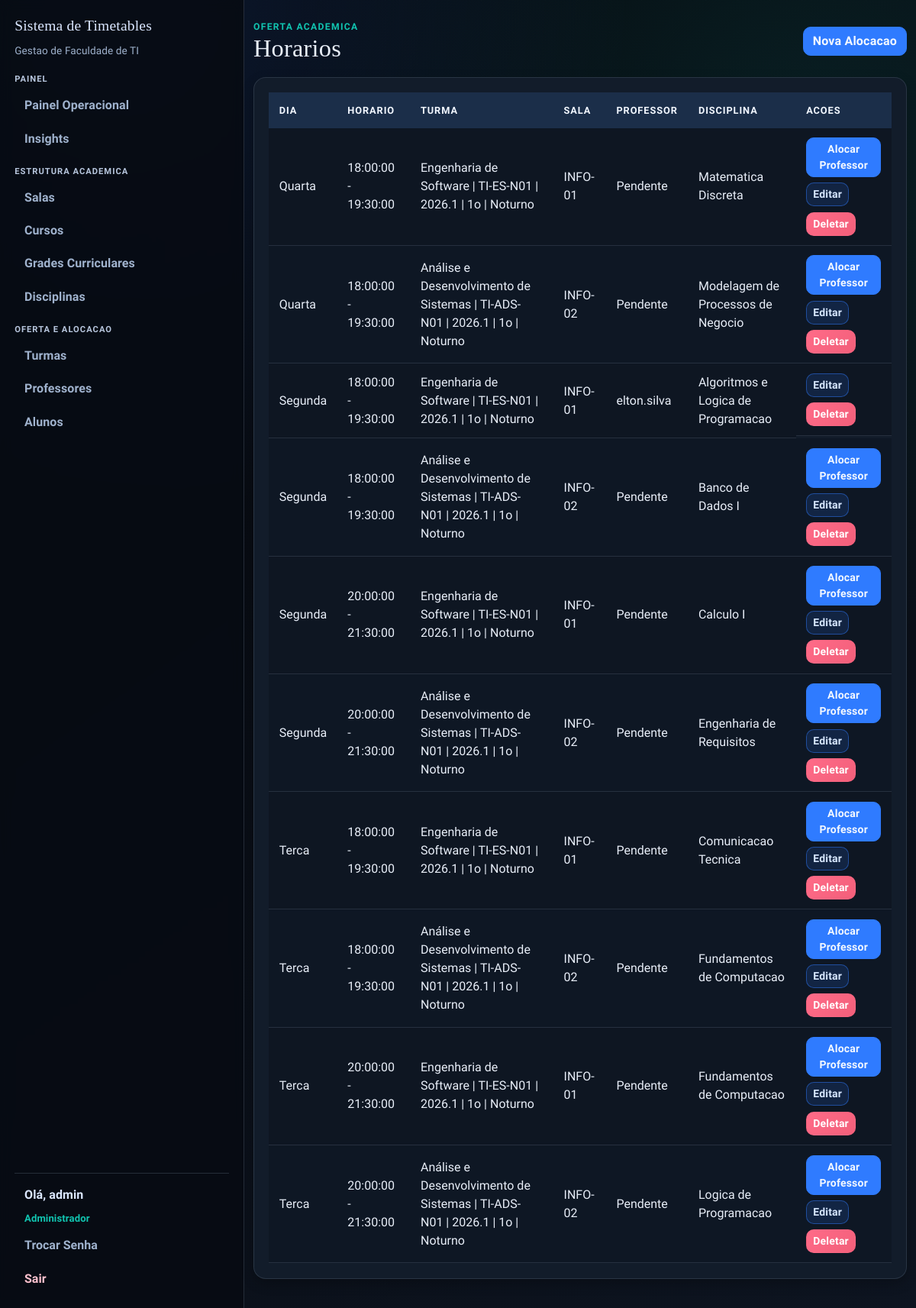
The app's page /horarios (signed in) with its own data.
### app/models.py (models this page shows, shortened)
class User(UserMixin, db.Model):
    id = db.Column(db.Integer, primary_key=True)
    username = db.Column(db.String(64), unique=True, nullable=False)
    email = db.Column(db.String(120), unique=True, nullable=False)
    password_hash = db.Column(db.String(128))
    role = db.Column(db.String(20), default='professor')  # 'admin' or 'professor'
    disciplinas_aptas = db.relationship(
        "Disciplina",
        secondary=professor_disciplina,
        lazy="select",
        backref=db.backref("professores_aptos", lazy="select"),
    )
    def is_admin(self):
        return self.role == 'admin'

class Timetable(db.Model):
    id = db.Column(db.Integer, primary_key=True)
    dia = db.Column(db.String(20), nullable=False)  # e.g., 'Segunda', 'Terça'
    hora_inicio = db.Column(db.Time, nullable=False)
    hora_fim = db.Column(db.Time, nullable=False)
    sala_id = db.Column(db.Integer, db.ForeignKey('sala.id'), nullable=False)
    professor_id = db.Column(db.Integer, db.ForeignKey('user.id'), nullable=True)
    disciplina_id = db.Column(db.Integer, db.ForeignKey('disciplina.id'), nullable=False)
    turma_id = db.Column(db.Integer, db.ForeignKey("turma.id"), nullable=False)
    sala = db.relationship('Sala', backref='timetables')
    professor = db.relationship('User', backref='timetables')
    disciplina = db.relationship('Disciplina', backref='timetables')
    turma = db.relationship('Turma', backref='timetables')
    __table_args__ = (
        db.UniqueConstraint('dia', 'hora_inicio', 'hora_fim', 'sala_id', name='unique_dia_horario_sala'),
        db.UniqueConstraint('dia', 'hora_inicio', 'hora_fim', 'professor_id', name='unique_dia_horario_professor'),
        db.UniqueConstraint('dia', 'hora_inicio', 'hora_fim', 'turma_id', name='unique_dia_horario_turma'),
    )

class Curso(db.Model):
    id = db.Column(db.Integer, primary_key=True)
    nome = db.Column(db.String(120), nullable=False, unique=True)
    codigo = db.Column(db.String(20), nullable=False, unique=True)
    quantidade_periodos = db.Column(db.Integer, nullable=False, default=8)
    ativo = db.Column(db.Boolean, nullable=False, default=True)

class Turma(db.Model):
    id = db.Column(db.Integer, primary_key=True)
    curso_id = db.Column(db.Integer, db.ForeignKey("curso.id"), nullable=False)
    codigo = db.Column(db.String(30), nullable=False)
    semestre_letivo = db.Column(db.String(20), nullable=False)
    periodo = db.Column(db.Integer, nullable=False)
    turno = db.Column(db.String(20), nullable=False, default="noturno")
    quantidade_alunos = db.Column(db.Integer, nullable=True)
    ativa = db.Column(db.Boolean, nullable=False, default=True)
    curso = db.relationship("Curso", backref=db.backref("turmas", lazy="select"))
    __table_args__ = (
        db.UniqueConstraint("curso_id", "codigo", "semestre_letivo", name="unique_turma_codigo_semestre"),
    )

class Sala(db.Model):
    id = db.Column(db.Integer, primary_key=True)
    nome = db.Column(db.String(100), nullable=False)
    capacidade = db.Column(db.Integer, nullable=False)

class Disciplina(db.Model):
    id = db.Column(db.Integer, primary_key=True)
    nome = db.Column(db.String(100), nullable=False)
    codigo = db.Column(db.String(20), unique=True, nullable=False)

### app/routes/admin.py (the view)
@bp.route("/horarios")
@login_required
@admin_required
def horarios():
    timetables = (
        Timetable.query.options(
            joinedload(Timetable.sala),
            joinedload(Timetable.professor),
            joinedload(Timetable.disciplina),
            joinedload(Timetable.turma).joinedload(Turma.curso),
        )
        .order_by(Timetable.dia.asc(), Timetable.hora_inicio.asc())
        .all()
    )
    delete_form = DeleteForm()
    return render_template("horarios.html", timetables=timetables, delete_form=delete_form)

### app/models.py (called while the page is built)
@login_manager.user_loader
def load_user(user_id):
    return db.session.get(User, int(user_id))

### app/routes/helpers.py (called while the page is built)
def admin_required_redirect():
    if getattr(current_user, "is_authenticated", False) and current_user.is_admin():
        return None
    flash("Acesso restrito ao administrador.", "danger")
    return redirect(url_for("main.index"))

def admin_required(view_func):
    @wraps(view_func)
    def wrapper(*args, **kwargs):
        guard = admin_required_redirect()
        if guard:
            return guard
        return view_func(*args, **kwargs)
    return wrapper

### templates/horarios.html (shortened to what this page needs)
{% extends "base.html" %}
{% block content %}
<section class="stagger-in">
  <div class="page-head">
    <div>
      <p class="eyebrow">Oferta Academica</p>
      <h1>Horarios</h1>
    </div>
    <a href="{{ url_for('main.new_timetable') }}" class="btn btn-primary">Nova Alocacao</a>
  </div>
  <div class="surface table-shell">
    <div class="table-responsive">
      <table class="table">
        <thead>
          <tr>
            <th>Dia</th>
            <th>Horario</th>
            <th>Turma</th>
            <th>Sala</th>
            <th>Professor</th>
            <th>Disciplina</th>
            <th>Acoes</th>
          </tr>
        </thead>
        <tbody>
          {% for t in timetables %}
          <tr>
            <td>{{ t.dia }}</td>
            <td>{{ t.hora_inicio }} - {{ t.hora_fim }}</td>
            <td>
              {% if t.turma %}
              {{ t.turma.curso.nome if t.turma.curso else 'Curso' }} | {{ t.turma.codigo }} | {{ t.turma.semestre_letivo }} | {{ t.turma.periodo }}o | {{ t.turma.turno|title }}
              {% else %}
              <span class="text-muted">Sem turma</span>
              {% endif %}
            </td>
            <td>{{ t.sala.nome if t.sala else 'Sala removida' }}</td>
            <td>{{ t.professor.username if t.professor else 'Pendente' }}</td>
            <td>{{ t.disciplina.nome if t.disciplina else 'Disciplina removida' }}</td>
            <td class="actions-cell">
              {% if not t.professor %}
              <a href="{{ url_for('main.alocar_professor_timetable', id=t.id) }}" class="btn btn-sm btn-primary">Alocar Professor</a>
              {% endif %}
              <a href="{{ url_for('main.edit_timetable', id=t.id) }}" class="btn btn-sm btn-edit">Editar</a>
              <form
                method="POST"
                action="{{ url_for('main.delete_timetable', id=t.id) }}"
                class="d-inline"
                onsubmit="return confirm('Tem certeza?');"
              >
                <button type="submit" class="btn btn-sm btn-danger">Deletar</button>
              </form>
            </td>
          </tr>
          {% endfor %}
        </tbody>
      </table>
    </div>
  </div>
</section>
{% endblock %}

### templates/base.html (shortened to what this page needs)
<!doctype html>
<html lang="pt-br">
  <head>
    <link
      href="https://cdn.jsdelivr.net/npm/bootstrap@5.1.3/dist/css/bootstrap.min.css"
      rel="stylesheet"
    />
    <link rel="stylesheet" href="{{ url_for('static', filename='css/styles.css') }}" />
  </head>
  <body>
    {% if current_user.is_authenticated %}
    {% set current_endpoint = request.endpoint or '' %}
    <div class="app-shell">
      <aside class="app-sidebar">
        <a class="app-brand" href="{{ url_for('main.index') }}">Sistema de Timetables</a>
        <p class="sidebar-subtitle">Gestao de Faculdade de TI</p>
        <nav class="sidebar-nav">
          <ul class="nav flex-column gap-3">
            {% if current_user.is_admin() %}
            <li class="nav-group">
              <p class="sidebar-group-title">Painel</p>
              <a class="sidebar-link {{ 'is-active' if current_endpoint == 'main.admin_dashboard' else '' }}" href="{{ url_for('main.admin_dashboard') }}">Painel Operacional</a>
              <a class="sidebar-link {{ 'is-active' if current_endpoint == 'main.admin_insights' else '' }}" href="{{ url_for('main.admin_insights') }}">Insights</a>
            </li>
            <li class="nav-group">
              <p class="sidebar-group-title">Estrutura Academica</p>
              <a class="sidebar-link {{ 'is-active' if current_endpoint in ['main.salas', 'main.new_sala', 'main.edit_sala'] else '' }}" href="{{ url_for('main.salas') }}">Salas</a>
              <a class="sidebar-link {{ 'is-active' if current_endpoint in ['main.cursos', 'main.new_curso', 'main.edit_curso'] else '' }}" href="{{ url_for('main.cursos') }}">Cursos</a>
              <a class="sidebar-link {{ 'is-active' if current_endpoint in ['main.grades', 'main.new_grade', 'main.edit_grade', 'main.grade_items', 'main.new_grade_item', 'main.edit_grade_item'] else '' }}" href="{{ url_for('main.grades') }}">Grades Curriculares</a>
              <a class="sidebar-link {{ 'is-active' if current_endpoint in ['main.disciplinas', 'main.new_disciplina', 'main.edit_disciplina'] else '' }}" href="{{ url_for('main.disciplinas') }}">Disciplinas</a>
            </li>
            <li class="nav-group">
              <p class="sidebar-group-title">Oferta e Alocacao</p>
              <a class="sidebar-link {{ 'is-active' if current_endpoint in ['main.turmas', 'main.new_turma', 'main.edit_turma', 'main.turma_quadro', 'main.turma_alunos', 'main.delete_turma_matricula', 'main.alocar_professor_timetable', 'main.alocar_professores_turma_lote'] else '' }}" href="{{ url_for('main.turmas') }}">Turmas</a>
              <a class="sidebar-link {{ 'is-active' if current_endpoint in ['main.professores', 'main.new_professor', 'main.edit_professor'] else '' }}" href="{{ url_for('main.professores') }}">Professores</a>
              <a class="sidebar-link {{ 'is-active' if current_endpoint in ['main.alunos', 'main.new_aluno', 'main.edit_aluno'] else '' }}" href="{{ url_for('main.alunos') }}">Alunos</a>
            </li>
            {% else %}
            <li class="nav-group">
              <p class="sidebar-group-title">Professor</p>
              <a class="sidebar-link {{ 'is-active' if current_endpoint == 'main.professor_dashboard' else '' }}" href="{{ url_for('main.professor_dashboard') }}">Minhas Turmas</a>
            </li>
            {% endif %}
          </ul>
        </nav>
        <div class="sidebar-user">
          <span class="sidebar-greeting">Ol&aacute;, {{ current_user.username }}</span>
          <span class="sidebar-role">{{ 'Administrador' if current_user.is_admin() else 'Professor' }}</span>
          <a class="sidebar-link {{ 'is-active' if current_endpoint == 'main.change_password' else '' }}" href="{{ url_for('main.change_password') }}">Trocar Senha</a>
          <a class="sidebar-link sidebar-link-logout" href="{{ url_for('main.logout') }}">Sair</a>
        </div>
      </aside>
      <main class="app-content">
        <div class="container app-main">
    {% endif %}
      {% block content %}{% endblock %}
    {% if current_user.is_authenticated %}
        </div>
      </main>
    </div>
    {% else %}
    </main>
    {% endif %}
  </body>
</html>

### static/css/styles.css (style rules this page uses)
:root { --bg-1: #05070b; --bg-2: #0d1420; --surface: #121c2a; --surface-soft: #192636; --ink-1: #e8eef8; --ink-2: #9fb2cd; --line: #273954; --brand: #2f7bff; --brand-strong: #1f5fd0; --accent: #11c5b1; --accent-strong: #0d9788; --ok: #22c55e; --danger: #f25f7a; --warning: #f4b642; --radius-lg: 16px; --radius-md: 10px; --shadow-soft: 0 10px 26px rgba(0, 0, 0, 0.3); --shadow-subtle: 0 6px 16px rgba(0, 0, 0, 0.24); }
* { box-sizing: border-box; }
body { margin: 0; min-height: 100vh; font-family: "Source Sans 3", "Trebuchet MS", sans-serif; color: var(--ink-1); background: radial-gradient(circle at 12% 0%, rgba(47, 123, 255, 0.14), transparent 34%), radial-gradient(circle at 88% 10%, rgba(17, 197, 177, 0.1), transparent 36%), linear-gradient(145deg, var(--bg-1) 0%, var(--bg-2) 100%); }
body::before { content: ""; position: fixed; inset: 0; pointer-events: none; background-image: linear-gradient(rgba(255, 255, 255, 0.02) 1px, transparent 1px), linear-gradient(90deg, rgba(255, 255, 255, 0.02) 1px, transparent 1px); background-size: 42px 42px; opacity: 0.36; z-index: -1; }
h1, h2, h3, h4, h5, h6, .app-brand { font-family: "Bree Serif", Georgia, serif; letter-spacing: 0.2px; }
h1 { margin: 0; font-size: clamp(1.8rem, 2.7vw, 2.4rem); color: var(--ink-1); }
p, label, span, li, input, select, button { letter-spacing: 0.1px; }
.app-shell { display: flex; min-height: 100vh; }
.app-sidebar { width: min(320px, 92vw); display: flex; flex-direction: column; gap: 1rem; padding: 1.2rem; border-right: 1px solid rgba(159, 178, 205, 0.2); background: rgba(7, 12, 19, 0.9); backdrop-filter: blur(8px); }
.app-brand { display: inline-flex; align-items: center; color: #dbe7ff; font-size: 1.22rem; text-decoration: none; }
.sidebar-subtitle { margin: -0.5rem 0 0.2rem; color: var(--ink-2); font-size: 0.85rem; }
.sidebar-nav { flex: 1; overflow-y: auto; padding-right: 0.2rem; }
.nav-group { display: grid; gap: 0.3rem; }
.sidebar-group-title { margin: 0 0 0.1rem; color: #d5e5ff; text-transform: uppercase; letter-spacing: 1px; font-size: 0.7rem; font-weight: 800; opacity: 0.86; }
.sidebar-link { display: block; width: 100%; color: var(--ink-2); font-weight: 700; text-decoration: none; border-radius: 999px; padding: 0.45rem 0.8rem; transition: background 0.2s ease, color 0.2s ease; }
.sidebar-user { display: grid; gap: 0.35rem; padding-top: 0.8rem; border-top: 1px solid rgba(159, 178, 205, 0.2); }
.sidebar-greeting { color: #dbe7ff; font-weight: 700; padding: 0.2rem 0.8rem; }
.sidebar-role { color: var(--accent); font-weight: 700; padding: 0 0.8rem; font-size: 0.82rem; }
.sidebar-link-logout { color: #ffc2cf; }
.app-content { flex: 1; min-width: 0; }
.app-main { padding-top: 1.6rem; padding-bottom: 2.4rem; }
.page-head { display: flex; flex-wrap: wrap; align-items: center; justify-content: space-between; gap: 0.8rem; margin-bottom: 1.15rem; }
.eyebrow { margin: 0; text-transform: uppercase; font-size: 0.76rem; letter-spacing: 1.3px; color: var(--accent); font-weight: 800; }
.surface { background: var(--surface); border: 1px solid rgba(159, 178, 205, 0.16); border-radius: var(--radius-lg); box-shadow: var(--shadow-subtle); }
.form-shell, .table-shell, .section-shell { padding: 1.2rem; }
.table-shell { overflow: hidden; }
.table { margin-bottom: 0; border-collapse: separate; border-spacing: 0; }
.table thead th { background: #1b2e49; color: #f2f7ff; border: none; font-size: 0.8rem; text-transform: uppercase; letter-spacing: 0.9px; font-weight: 700; padding: 0.85rem; }
.table tbody td { border-color: rgba(159, 178, 205, 0.16); color: var(--ink-1); padding: 0.78rem 0.85rem; vertical-align: middle; background: rgba(10, 16, 25, 0.46); }
.table tbody tr:nth-child(even) td { background: rgba(13, 21, 33, 0.6); }
.btn { border-radius: 10px; font-weight: 700; letter-spacing: 0.2px; border-width: 1px; transition: background-color 0.2s ease, border-color 0.2s ease, color 0.2s ease; }
.btn-primary { color: #f3f8ff; background: var(--brand); border-color: var(--brand); }
.btn-edit { color: #d7e7ff; background: rgba(47, 123, 255, 0.15); border-color: rgba(47, 123, 255, 0.48); }
.btn-danger { background: linear-gradient(135deg, #ff6b88 0%, var(--danger) 100%); border-color: transparent; }
.actions-cell { display: flex; align-items: center; flex-wrap: wrap; gap: 0.45rem; }
.actions-cell .btn { margin: 0; }
.actions-cell form { margin: 0; }
.stagger-in { animation: riseIn 0.45s ease both; }

### records on screen
User: username "admin", role "Administrador"
Timetable: dia "Quarta", hora_inicio "18:00:00", hora_fim "19:30:00", turma.curso "Engenharia de Software", turma.codigo "TI-ES-N01", turma.semestre_letivo "2026.1", turma.periodo "1", turma.turno "Noturno", sala "INFO-01", professor "Pendente", disciplina "Matematica Discreta"
Timetable: dia "Quarta", hora_inicio "18:00:00", hora_fim "19:30:00", turma.curso "Análise e Desenvolvimento de Sistemas", turma.codigo "TI-ADS-N01", turma.semestre_letivo "2026.1", turma.periodo "1", turma.turno "Noturno", sala "INFO-02", professor "Pendente", disciplina "Modelagem de Processos de Negocio"
Timetable: dia "Segunda", hora_inicio "18:00:00", hora_fim "19:30:00", turma.curso "Engenharia de Software", turma.codigo "TI-ES-N01", turma.semestre_letivo "2026.1", turma.periodo "1", turma.turno "Noturno", sala "INFO-01", professor "elton.silva", disciplina "Algoritmos e Logica de Programacao"
Timetable: dia "Segunda", hora_inicio "18:00:00", hora_fim "19:30:00", turma.curso "Análise e Desenvolvimento de Sistemas", turma.codigo "TI-ADS-N01", turma.semestre_letivo "2026.1", turma.periodo "1", turma.turno "Noturno", sala "INFO-02", professor "Pendente", disciplina "Banco de Dados I"
Timetable: dia "Segunda", hora_inicio "20:00:00", hora_fim "21:30:00", turma.curso "Engenharia de Software", turma.codigo "TI-ES-N01", turma.semestre_letivo "2026.1", turma.periodo "1", turma.turno "Noturno", sala "INFO-01", professor "Pendente", disciplina "Calculo I"
Timetable: dia "Segunda", hora_inicio "20:00:00", hora_fim "21:30:00", turma.curso "Análise e Desenvolvimento de Sistemas", turma.codigo "TI-ADS-N01", turma.semestre_letivo "2026.1", turma.periodo "1", turma.turno "Noturno", sala "INFO-02", professor "Pendente", disciplina "Engenharia de Requisitos"
Timetable: dia "Terca", hora_inicio "18:00:00", hora_fim "19:30:00", turma.curso "Engenharia de Software", turma.codigo "TI-ES-N01", turma.semestre_letivo "2026.1", turma.periodo "1", turma.turno "Noturno", sala "INFO-01", professor "Pendente", disciplina "Comunicacao Tecnica"
Timetable: dia "Terca", hora_inicio "18:00:00", hora_fim "19:30:00", turma.curso "Análise e Desenvolvimento de Sistemas", turma.codigo "TI-ADS-N01", turma.semestre_letivo "2026.1", turma.periodo "1", turma.turno "Noturno", sala "INFO-02", professor "Pendente", disciplina "Fundamentos de Computacao"
Timetable: dia "Terca", hora_inicio "20:00:00", hora_fim "21:30:00", turma.curso "Engenharia de Software", turma.codigo "TI-ES-N01", turma.semestre_letivo "2026.1", turma.periodo "1", turma.turno "Noturno", sala "INFO-01", professor "Pendente", disciplina "Fundamentos de Computacao"
Timetable: dia "Terca", hora_inicio "20:00:00", hora_fim "21:30:00", turma.curso "Análise e Desenvolvimento de Sistemas", turma.codigo "TI-ADS-N01", turma.semestre_letivo "2026.1", turma.periodo "1", turma.turno "Noturno", sala "INFO-02", professor "Pendente", disciplina "Logica de Programacao"
